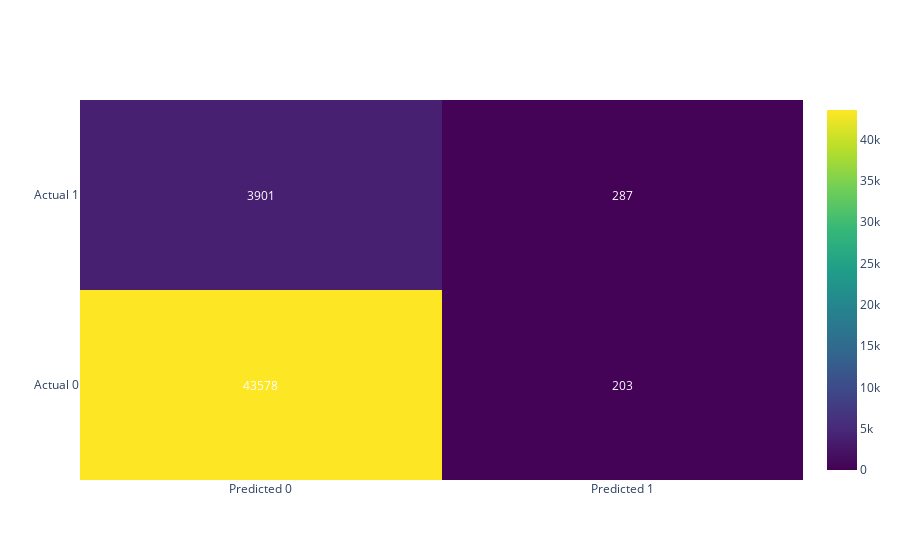

The cell this chart's notebook holds for it:
### Code cell
# create annotations for each cell in the confusion matrix
annotations = []
for i in range(conf_matrix.shape[0]):
    for j in range(conf_matrix.shape[1]):
        annotations.append(dict(
            x=j,
            y=i,
            text=str(conf_matrix[i, j]),
            showarrow=False,
            font=dict(color='white')
        ))

# plot the confusion matrix using plotly
fig = go.Figure(data=go.Heatmap(
    z=conf_matrix,
    x=['Predicted 0', 'Predicted 1'],
    y=['Actual 0', 'Actual 1'],
    colorscale='Viridis',
    zmin=0,
    zmax=conf_matrix.max()
))
fig.update_layout(annotations=annotations)
fig.show()

### Figure 1 — Plotly figure (JSON) as saved in the notebook; plotly's stock layout.template omitted (floating-point values rounded to 4 significant figures)
{"data": [{"colorscale": [[0, "#440154"], [0.1111, "#482878"], [0.2222, "#3e4989"], [0.3333, "#31688e"], [0.4444, "#26828e"], [0.5556, "#1f9e89"], [0.6667, "#35b779"], [0.7778, "#6ece58"], [0.8889, "#b5de2b"], [1, "#fde725"]], "type": "heatmap", "x": ["Predicted 0", "Predicted 1"], "y": ["Actual 0", "Actual 1"], "z": [[43578, 203], [3901, 287]], "zmax": 43578, "zmin": 0}], "layout": {"annotations": [{"font": {"color": "white"}, "showarrow": false, "text": "43578", "x": 0, "y": 0}, {"font": {"color": "white"}, "showarrow": false, "text": "203", "x": 1, "y": 0}, {"font": {"color": "white"}, "showarrow": false, "text": "3901", "x": 0, "y": 1}, {"font": {"color": "white"}, "showarrow": false, "text": "287", "x": 1, "y": 1}]}}
